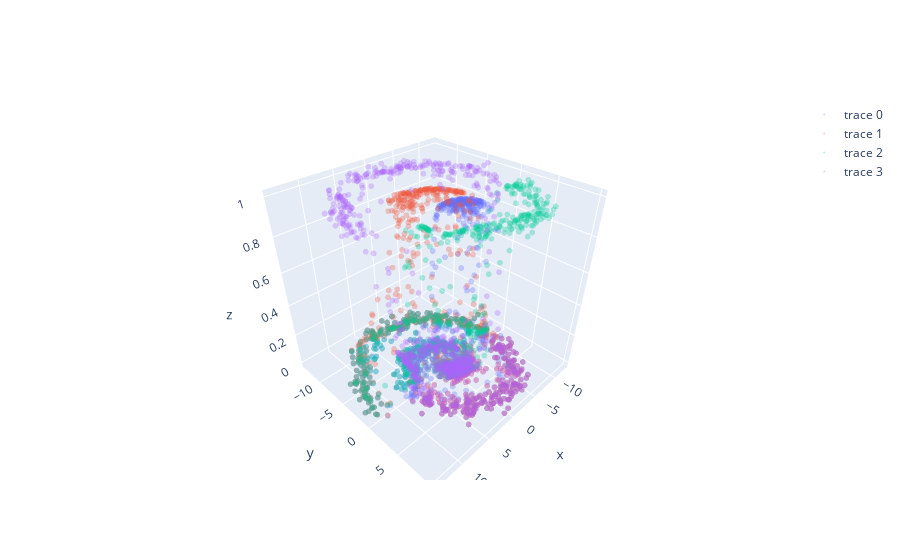

Notebook code cell kept with this figure:
### Code cell
trace1 = go.Scatter3d(       
    x=df['x'].values,
    y=df['y'].values,
    z=df['p_1'].values,
    mode='markers',
    marker=dict(
        opacity=0.3,
        size=2
    )
)
trace2 = go.Scatter3d(       
    x=df['x'].values,
    y=df['y'].values,
    z=df['p_2'].values,
    mode='markers',
    marker=dict(
        opacity=0.3,
        size=2
    )
)
trace3 = go.Scatter3d(       
    x=df['x'].values,
    y=df['y'].values,
    z=df['p_3'].values,
    mode='markers',
    marker=dict(
        opacity=0.3,
        size=2
    )
)
trace4 = go.Scatter3d(       
    x=df['x'].values,
    y=df['y'].values,
    z=df['p_4'].values,
    mode='markers',
    marker=dict(
        opacity=0.3,
        size=2
    )
)

figure_data = [trace1,trace2,trace3,trace4]

layout = go.Layout(
    title = 'The turtle place',
    scene = dict(
        xaxis = dict(title='clear_value'),
        yaxis = dict(title='blur_clear'),
        zaxis = dict(title='after_crop'),
    ),
    margin=dict(
        l=0,
        r=0,
        b=0,
        t=0
    )
)

plt.figure(figsize=(30,30))
fig = go.Figure(data=figure_data)
py.iplot(fig, filename='simple-3d-scatter')

### Figure 1 — Plotly figure (JSON) as saved in the notebook; plotly's stock layout.template omitted (floating-point values rounded to 4 significant figures; data arrays with more than 128 entries replaced by an {"elided": "..."} marker saying what was removed)
{"data": [{"marker": {"opacity": 0.3, "size": 2}, "mode": "markers", "type": "scatter3d", "x": {"elided": "1000 float values"}, "y": {"elided": "1000 float values"}, "z": {"elided": "1000 float values"}}, {"marker": {"opacity": 0.3, "size": 2}, "mode": "markers", "type": "scatter3d", "x": {"elided": "1000 float values"}, "y": {"elided": "1000 float values"}, "z": {"elided": "1000 float values"}}, {"marker": {"opacity": 0.3, "size": 2}, "mode": "markers", "type": "scatter3d", "x": {"elided": "1000 float values"}, "y": {"elided": "1000 float values"}, "z": {"elided": "1000 float values"}}, {"marker": {"opacity": 0.3, "size": 2}, "mode": "markers", "type": "scatter3d", "x": {"elided": "1000 float values"}, "y": {"elided": "1000 float values"}, "z": {"elided": "1000 float values"}}], "layout": {}}
